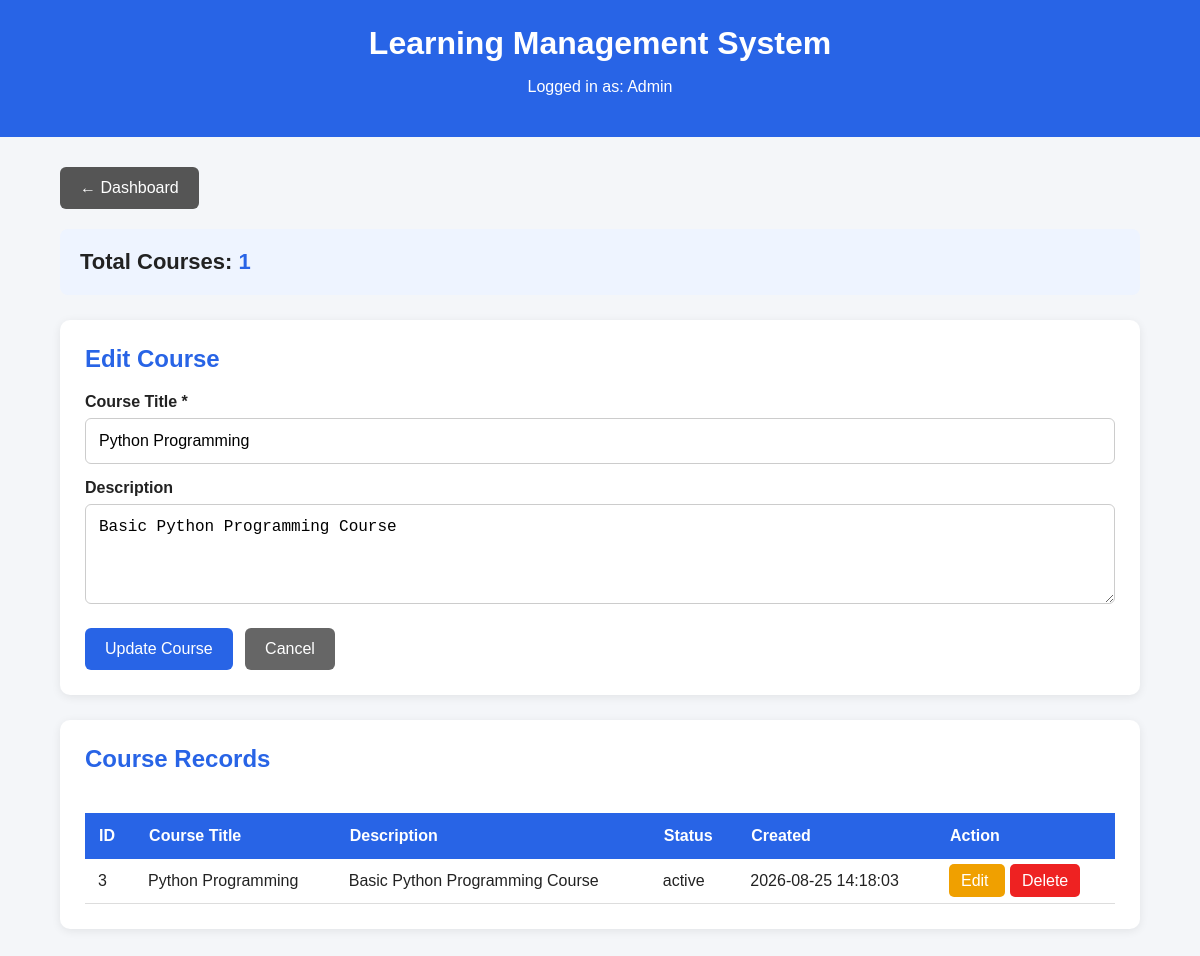
The app's page /courses.php?edit=3 (signed in) with its own data.
### tables this page shows
CREATE TABLE `courses` (
  `id` int(11) NOT NULL,
  `title` varchar(200) NOT NULL,
  `description` text DEFAULT NULL,
  `instructor_id` int(11) DEFAULT NULL,
  `thumbnail` varchar(255) DEFAULT NULL,
  `status` enum('active','inactive') DEFAULT 'active',
  `created_at` timestamp NOT NULL DEFAULT current_timestamp()
);

### courses.php (the view, shortened to what this page needs)
<?php
require_once "config/database.php";
$edit_course = null;
if (isset($_GET['edit'])) {
    $id = intval($_GET['edit']);
    $stmt = $conn->prepare(
        "SELECT * FROM courses WHERE id = ?"
    );
    $stmt->bind_param("i", $id);
    $stmt->execute();
    $result = $stmt->get_result();
    if ($result->num_rows > 0) {
        $edit_course = $result->fetch_assoc();
    }
}
$count_result = $conn->query(
    "SELECT COUNT(*) AS total FROM courses"
);
$count_row = $count_result->fetch_assoc();
$total_courses = $count_row['total'];
$courses_result = $conn->query(
    "SELECT * FROM courses ORDER BY id DESC"
);
?>
<!DOCTYPE html>
<html lang="en">
<head>
</head>
<body>
<div class="header">
    <h1>Learning Management System</h1>
    <p>
        Logged in as:
        <?php echo htmlspecialchars($_SESSION['name'] ?? 'User'); ?>
    </p>
</div>
<div class="container">
    <a href="dashboard.php" class="back-button">
        ← Dashboard
    </a>
    <div class="count-box">
        Total Courses:
        <span class="count-number">
            <?php echo $total_courses; ?>
        </span>
    </div>
    <?php if ($edit_course): ?>
        <div class="card">
            <h2>Edit Course</h2>
            <form method="POST">
                <label>Course Title *</label>
                <input
                    type="text"
                    name="title"
                    value="<?php echo htmlspecialchars($edit_course['title']); ?>"
                    required
                >
                <label>Description</label>
                <textarea
                    name="description"
                ><?php echo htmlspecialchars($edit_course['description'] ?? ''); ?></textarea>
                <button type="submit" name="update_course">
                    Update Course
                </button>
                <a href="courses.php" class="cancel-btn">
                    Cancel
                </a>
            </form>
        </div>
    <?php endif; ?>
    <div class="card">
        <h2>Course Records</h2>
        <?php if ($courses_result->num_rows > 0): ?>
            <div style="overflow-x:auto;">
                <table>
                    <thead>
                        <tr>
                            <th>ID</th>
                            <th>Course Title</th>
                            <th>Description</th>
                            <th>Status</th>
                            <th>Created</th>
                            <th>Action</th>
                        </tr>
                    </thead>
                    <tbody>
                    <?php while ($course = $courses_result->fetch_assoc()): ?>
                        <tr>
                            <td>
                                <?php echo $course['id']; ?>
                            </td>
                            <td>
                                <?php
                                echo htmlspecialchars(
                                    $course['title']
                                );
                                ?>
                            </td>
                            <td>
                                <?php
                                echo htmlspecialchars(
                                    $course['description'] ?? ''
                                );
                                ?>
                            </td>
                            <td>
                                <?php
                                echo htmlspecialchars(
                                    $course['status'] ?? ''
                                );
                                ?>
                            </td>
                            <td>
                                <?php
                                echo htmlspecialchars(
                                    $course['created_at']
                                );
                                ?>
                            </td>
                            <td>
                                <a
                                    href="courses.php?edit=<?php echo $course['id']; ?>"
                                    class="edit-btn"
                                >
                                    Edit
                                </a>
                                <a
                                    href="courses.php?delete=<?php echo $course['id']; ?>"
                                    class="delete-btn"
                                    onclick="return confirm('Are you sure you want to delete this course?');"
                                >
                                    Delete
                                </a>
                            </td>
                        </tr>
                    <?php endwhile; ?>
                    </tbody>
                </table>
            </div>
        <?php else: ?>
            <p>No courses found.</p>
        <?php endif; ?>
    </div>
</div>
</body>
</html>

### courses.php (style rules this page uses)
* { box-sizing: border-box; }
body { margin: 0; font-family: Arial, sans-serif; background: #f4f6f9; color: #222; }
.header { background: #2864e6; color: white; padding: 25px; text-align: center; }
.header h1 { margin: 0 0 10px 0; }
.container { width: 90%; max-width: 1100px; margin: 30px auto; }
.back-button { display: inline-block; background: #555; color: white; padding: 12px 20px; text-decoration: none; border-radius: 6px; margin-bottom: 20px; }
.count-box { background: #eef4ff; padding: 20px; border-radius: 8px; margin-bottom: 25px; font-size: 22px; font-weight: bold; }
.count-number { color: #2864e6; }
.card { background: white; padding: 25px; border-radius: 10px; margin-bottom: 25px; box-shadow: 0 2px 10px rgba(0,0,0,0.08); }
.card h2 { color: #2864e6; margin-top: 0; }
label { display: block; margin-top: 15px; margin-bottom: 7px; font-weight: bold; }
input, textarea { width: 100%; padding: 13px; border: 1px solid #ccc; border-radius: 6px; font-size: 16px; }
textarea { min-height: 100px; resize: vertical; }
button { background: #2864e6; color: white; border: none; padding: 12px 20px; border-radius: 6px; cursor: pointer; font-size: 16px; margin-top: 20px; }
table { width: 100%; border-collapse: collapse; margin-top: 20px; }
th { background: #2864e6; color: white; padding: 14px; text-align: left; }
td { padding: 13px; border-bottom: 1px solid #ddd; }
.edit-btn { background: #f0a000; color: white; padding: 8px 12px; text-decoration: none; border-radius: 5px; }
.delete-btn { background: #e22; color: white; padding: 8px 12px; text-decoration: none; border-radius: 5px; margin-left: 5px; }
.cancel-btn { display: inline-block; background: #666; color: white; padding: 12px 20px; text-decoration: none; border-radius: 6px; margin-left: 8px; }

### records on screen
courses: title "Python Programming", description "Basic Python Programming Course", id "3", status "active", created_at "2026-08-25 14:18:03"

### other values on screen
$_SESSION['name'] "Admin"
$total_courses "1"
